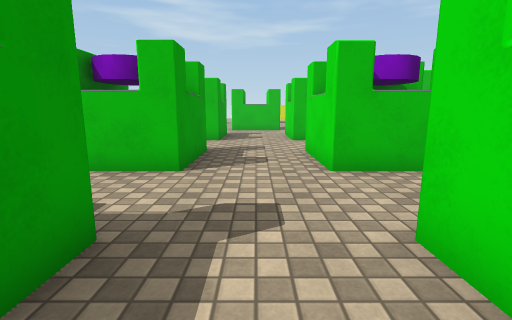
[1] (above)

24 first-person views from a walk through a 3-D level made in the Unity game engine. The camera is 1.2 m above the floor, tilts 10° down and sees 85° across. The floor is counted in squares, 1 m on a side. Each view is taken from the middle of a square. On the plan, view 1 faces up. The plan holds only what a view shows up to about 13 squares ahead; the rest is blank. The place goes on beyond the plan. The player character is not drawn. Surface patterns are stand-ins for the level's own textures.

[2]
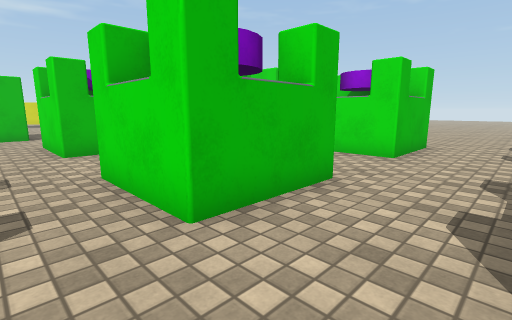

[3]
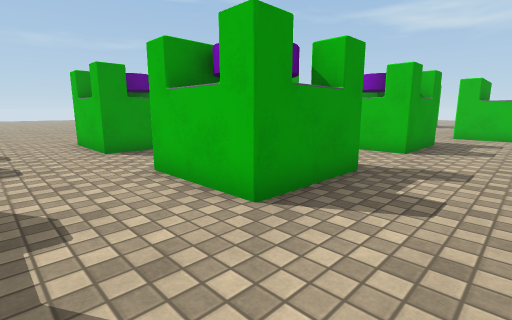

[4]
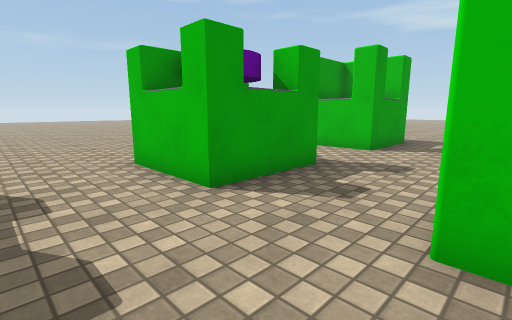

[5]
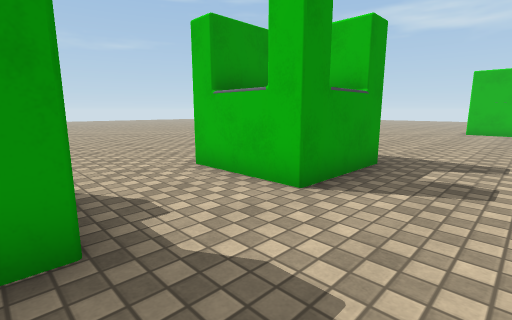

[6]
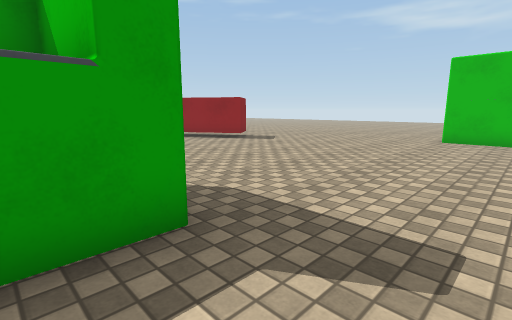

[7]
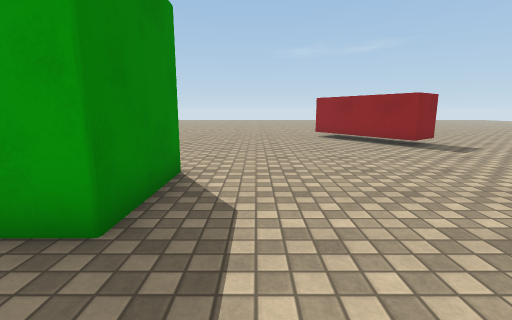

[8]
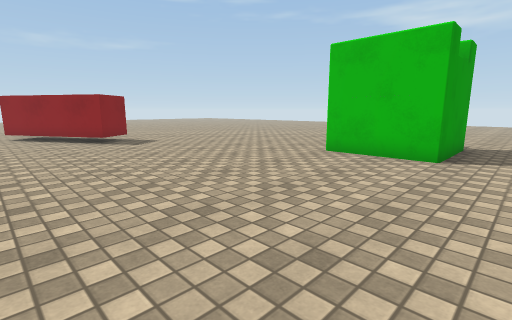

[9]
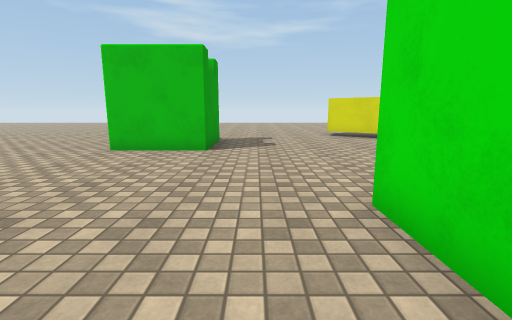

[10]
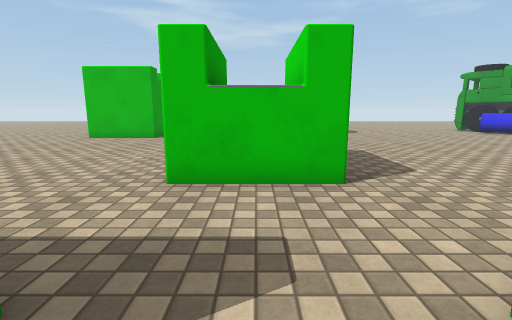

[11]
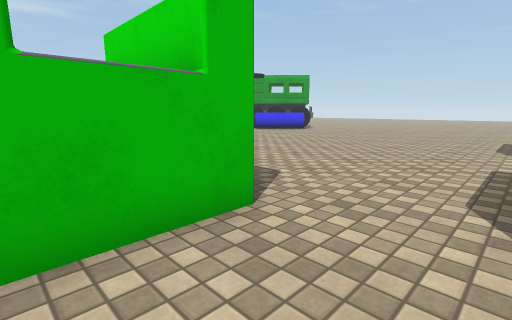

[12]
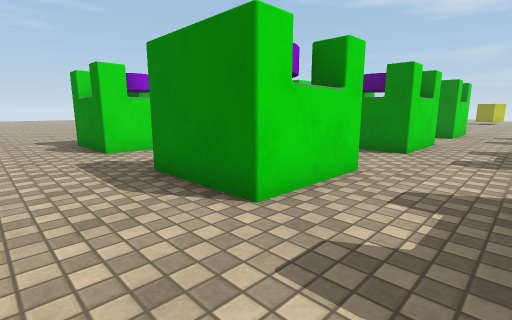

[13]
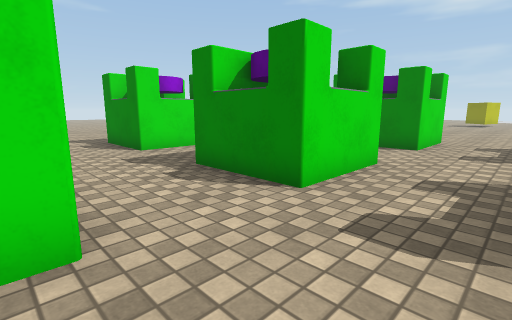

[14]
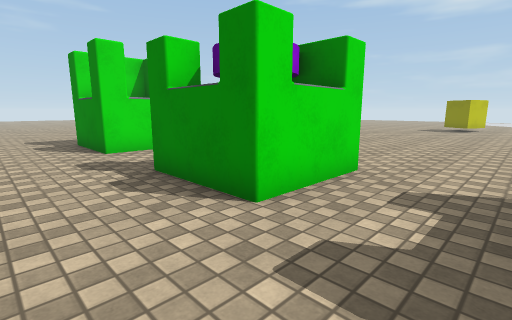

[15]
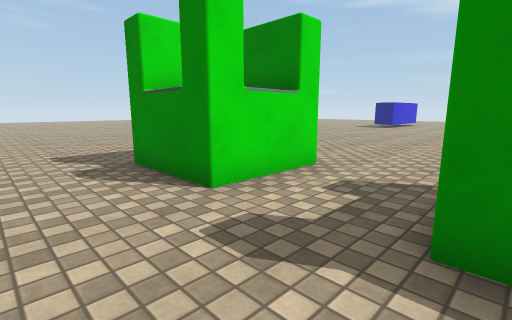

[16]
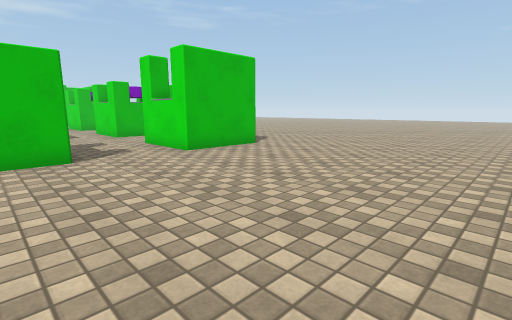

[17]
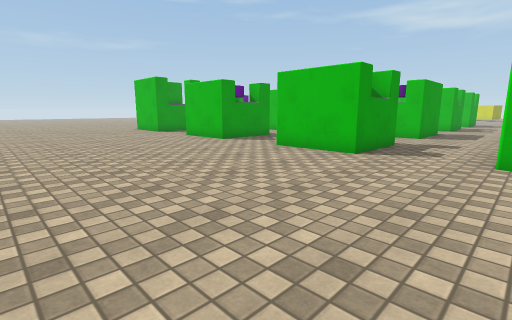

[18]
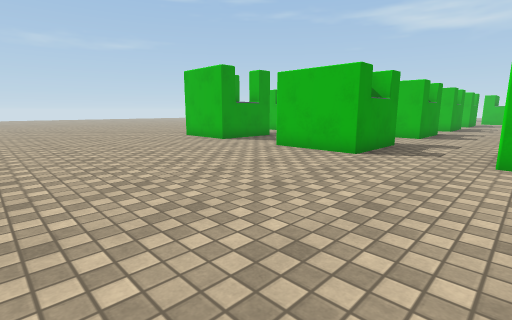

[19]
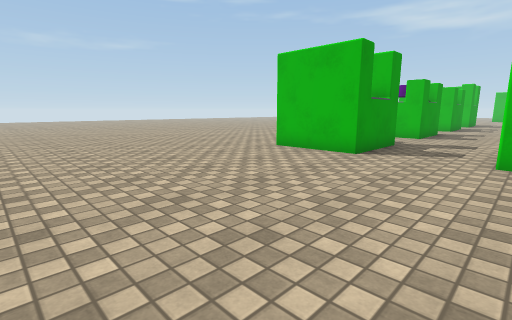

[20]
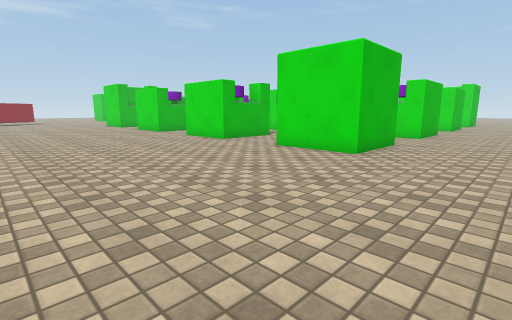

[21]
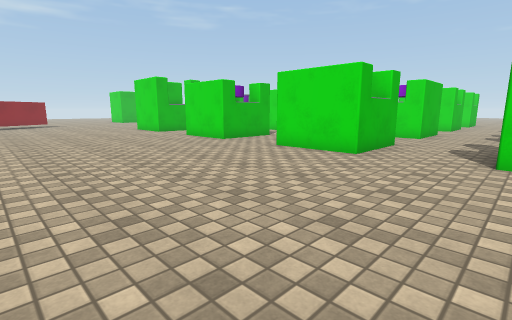

[22]
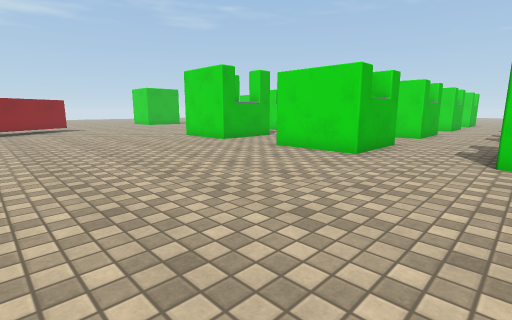

[23]
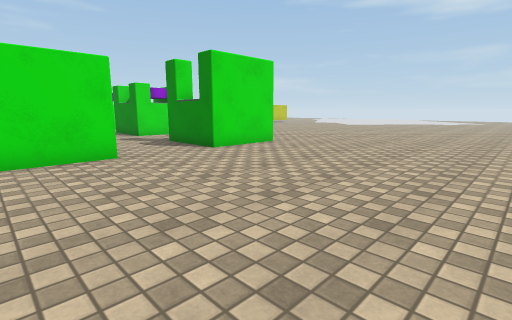

[24]
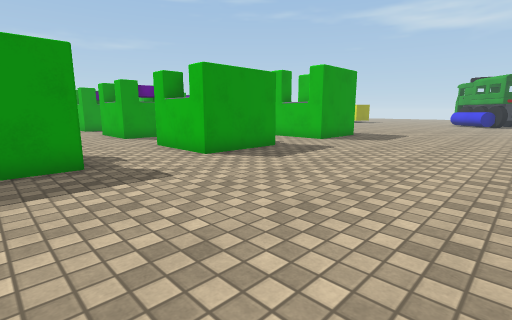

### Floor plan
Points are (right, up) in squares from view 1. A wall is a line through its corners. A room is listed if a view was taken in it or the views show most of it. See-through windows are left out.
Room 1 (views 1, 2, 3, 4, 5, 6, 7, 8, 9, 10, 11, 12, 13, 14, 15, 16, 17, 18, 19, 20, 21, 22, 23, 24)
walls: (-1.5, 8.5) (-1.5, 5.5) (-4.5, 5.5) (-4.5, 6.6); (4.5, 7) (4.5, 5.5) (1.5, 5.5) (1.5, 8.5) (4.5, 8.5); (-1.5, 2.5) (-1.5, -0.5) (-4.5, -0.5) (-4.5, 0.6); (2.4, 11.5) (1.5, 11.5) (1.5, 14.5); (4.5, 1.2) (4.5, -0.5) (3.4, -0.5); (-7.5, 8.5) (-7.5, 5.5) (-10.5, 5.5) (-10.5, 8.5); (-1.5, 14.5) (-1.5, 11.5) (-3, 11.5); (1.5, -0.5) (1.5, 2.5) (4.5, 2.5); (7.5, 5.5) (7.5, 8.5) (10.5, 8.5) (10.5, 5.5) (7.5, 5.5); (-7.5, 1.2) (-7.5, -0.5) (-10.5, -0.5) (-10.5, 2.5); (-1.5, -3.5) (-1.5, -6.5) (-4.5, -6.5) (-4.5, -5.4); (1.5, -3.5) (4.5, -3.5) (4.5, -6.5) (1.5, -6.5) (1.5, -3.5); (1.5, 17.5) (-1.5, 17.5); (8.2, -0.5) (7.5, -0.5) (7.5, 2.5) (10.5, 2.5) (10.5, 1.2); (-1.5, 18.5) (-1.5, 20.5); (10.5, 13.2) (10.5, 11.5) (8.8, 11.5); (-10.5, 14.5) (-7.5, 14.5) (-7.5, 11.5) (-10.5, 11.5) (-10.5, 13.2); (-7.5, -3.5) (-7.5, -6.5) (-10.5, -6.5) (-10.5, -3.5) (-7.5, -3.5); (10.5, -6.5) (7.5, -6.5) (7.5, -3.5) (10.5, -3.5); (-15.2, 22.6) (-14.2, 21.3) (-18.3, 18.8); (-4.5, 28.5) (-4.5, 25.5) (-7.5, 25.5); (2.3, 29.2) (1.9, 29.5)

Positions as (right, up) in squares from view 1, and headings:
1: (0, 0), facing up
2: (0, 3), facing up-right
3: (1, 3), facing up-left
4: (-4, 3), facing up-left
5: (-5, 8), facing up-left
6: (-5, 13), facing up-left
7: (-5, 16), facing left
8: (-3, 18), facing up-left
9: (-3, 17), facing up
10: (0, 13), facing up
11: (-1, 15), facing up-right
12: (-1, 11), facing down-right
13: (-1, 6), facing down-right
14: (-1, -1), facing down-right
15: (4, -1), facing down-right
16: (3, -14), facing up-right
17: (8, -14), facing up-left
18: (2, -14), facing up-left
19: (-4, -14), facing up-left
20: (-18, -10), facing up-right
21: (-18, -4), facing up-right
22: (-18, 2), facing up-right
23: (-18, 2), facing down-right
24: (17, 1), facing up-left
